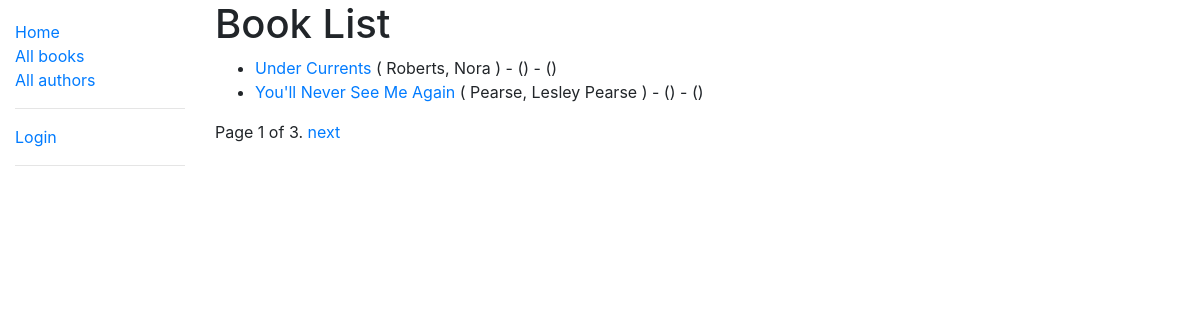
/catalog/books/, run on the app's committed database.
### catalog/models.py (models this page shows, shortened)
class Book(models.Model):
    title = models.CharField(max_length=200)
    author = models.ForeignKey('Author', on_delete=models.SET_NULL, null=True)
    summary = models.TextField(
        max_length=1000, help_text='Enter a brief description of the book')
    isbn = models.CharField(
        'ISBN', max_length=13, help_text='13 character <a href="https://www.isbn-international.org/content/what-isbn">ISBN number</a>')
    genre = models.ManyToManyField(
        Genre, help_text='Select a genre for this book')
    language = models.ManyToManyField(
        Language, help_text='Select a language for this book')
    def get_absolute_url(self):
        return reverse('book-detail', args=[str(self.id)])
    def display_genre(self):
        """Create a string for the Genre. This is required to display genre in Admin"""
        return ','.join(genre.name for genre in self.genre.all()[:3])
    display_genre.short_description = 'Genre of Book'

class Author(models.Model):
    first_name = models.CharField(max_length=100)
    last_name = models.CharField(max_length=100)
    date_of_birth = models.DateField(null=True, blank=True)
    date_of_death = models.DateField(null=True, blank=True)
    class Meta:
        ordering = ['last_name']
    def __str__(self):
        return f'{self.last_name}, {self.first_name}'

### catalog/views.py (the view)
# urls.py: path('books/', views.BookListView.as_view(), name='books'),
class BookListView(generic.ListView):
    model = Book
    context_object_name = 'book_list'
    template_name = 'the_book_names_list.html'
    paginate_by = 2

### catalog/templates/the_book_names_list.html (shortened to what this page needs)
{% extends "base_generic.html" %} {% block content %}
<h1>Book List</h1>
{% if book_list %}
<ul>
  {% for book in book_list %}
  <li>
    <a href="{{ book.get_absolute_url }}">{{ book.title }}</a> ( {{ book.author }} ) - () - ()
  </li>
  {% endfor %}
</ul>
{% else %}
<p>There are no books in the library.</p>
{% endif %} {% endblock %}

### data on the page
Book: title "Under Currents", author "Roberts, Nora"
Book: title "You'll Never See Me Again", author "Pearse, Lesley Pearse"

### other printed values
{{ page_obj.number }} "1"
{{ page_obj.paginator.num_pages }} "3"
